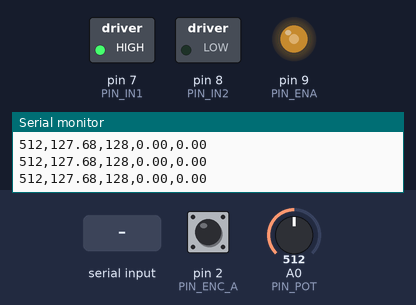
A sketch run on a simulated Arduino Uno, built with avr-gcc and run on an emulated ATmega328P. On the bench: switched loads named in the sketch (green lamp = pin HIGH), output pins drawn as LEDs (lit = HIGH), the last lines printed to the serial monitor. Inputs (shaded band) come from the test bench; at power-on: A0 (PIN_POT) = 512, pin 2 (PIN_ENC_A) HIGH.

Above: at 1.2 s.
1.3 s: A0 (PIN_POT) set to 245
At 2.0 s:
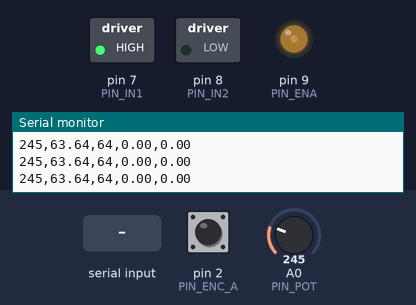
2.8 s: "P" received over Serial
At 3.9 s:
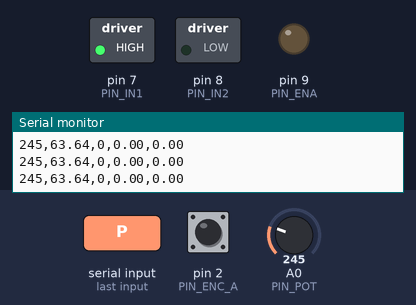
4.3 s: "A90\n" received over Serial
At 4.6 s:
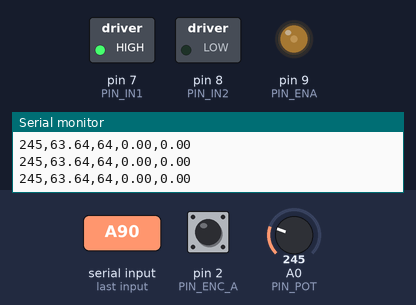
5.8 s: A0 (PIN_POT) set to 716
At 6.2 s:
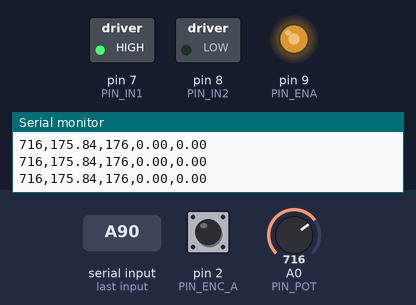
7.3 s: A0 (PIN_POT) set to 900
At 8.1 s:
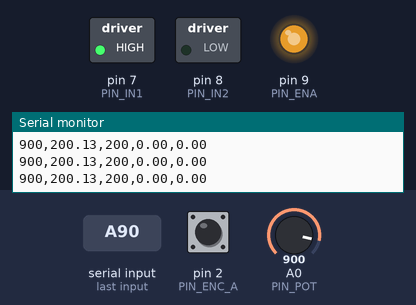
8.8 s: "p" received over Serial
At 9.7 s:
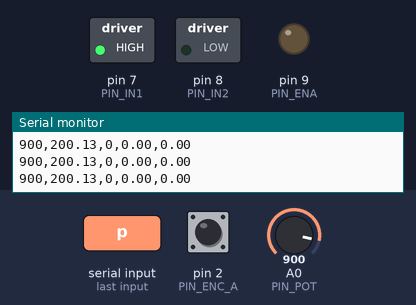
Timing chart, 0 to 11.3 s (numbered marks = the images above; inputs shaded):
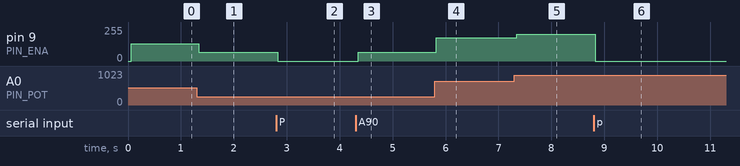

Measured:
- after the input at 1.3 s, pin 9 (PIN_ENA): 128/255 → 64/255 at once
- after the input at 2.8 s, pin 9 (PIN_ENA): 64/255 → 0/255 at once
- after the input at 4.3 s, pin 9 (PIN_ENA): 0/255 → 64/255 after 0.05 s
- after the input at 5.8 s, pin 9 (PIN_ENA): 64/255 → 176/255 at once
- after the input at 7.3 s, pin 9 (PIN_ENA): 176/255 → 200/255 after 0.05 s
- after the input at 8.8 s, pin 9 (PIN_ENA): 200/255 → 0/255 at once

The sketch:

Arduino_Control_Difuso_MotorDC.ino
```cpp
/*
 * ============================================================================
 * ACTIVIDAD 2: CONTROL DIFUSO DE VELOCIDAD DE UN MOTOR DE CD CON ENCODER
 * Asignatura: Control Avanzado | Grupo: MTR09C
 * Hardware:
 *   - Arduino UNO
 *   - Motor DC 12V con Encoder Cuadratura GM25-370 (140 RPM nominales a 12V)
 *   - Módulo Puente H (L298N / L293D)
 *   - Potenciómetro de 10 kOhm
 *
 * Modos de operación simultáneos:
 *   1) Modo Autónomo (Control Difuso Mamdani integrado en Arduino con centroide
 *      idéntico al archivo ControlDifusoMotorDC.fis de MATLAB).
 *   2) Modo Conectado a MATLAB / Simulink por Puerto Serial (115200 baudios):
 *      - Envía telemetría en tiempo real: POT, PWM_FIS, RPM_MEDIDAS, RAD_S
 *      - Permite recibir el valor PWM directamente calculado por MATLAB/Simulink
 *        si se envía por Serial como "P<valor>\n" (ej. "P141\n").
 * ============================================================================
 */

// --- DEFINICIÓN DE PINES (SEGÚN MANUAL DE CONEXIÓN) ---
const int PIN_POT   = A0;  // Entrada analógica del Potenciómetro 10k (0 - 1023)
const int PIN_ENC_A = 2;   // Fase A Encoder (Cable Amarillo) - Interrupción 0 (+ resistencia pull-up 47k a 5V)
const int PIN_ENC_B = 3;   // Fase B Encoder (Cable Verde)    - Entrada digital 3
const int PIN_ENA   = 9;   // PWM Puente H (Activar Motor 1 - quitar jumper ENA)
const int PIN_IN1   = 7;   // Dirección 1 Puente H (IN1)
const int PIN_IN2   = 8;   // Dirección 2 Puente H (IN2)

// --- PARÁMETROS DEL ENCODER Y MUESTREO (T = 0.04 s = 40 ms según PDF 2) ---
// Nota: El motor GM25-370 (140 RPM) tiene Típicamente 11 PPR en el eje trasero
// y relación de reducción ~1:34 (34 * 11 = 374 pulsos por vuelta en Fase A).
// Ajusta PULSOS_POR_VUELTA si tu versión de caja reductora varía.
const float PULSOS_POR_VUELTA = 374.0;
const unsigned long T_MUESTREO_MS = 40; // T = 0.04 s (igual que en la Transformada Z del PDF 2)

volatile long contadorPulsos = 0;
unsigned long ultimoTiempo = 0;

int lecturaPot = 0;
float pwmDifuso = 0.0;
int pwmHardware = 0;
int pwmExternoMatlab = -1; // Si >= 0, usa el PWM enviado desde MATLAB/Simulink en vivo
float rpmMedidas = 0.0;
float omegaRadS  = 0.0;

// --- INTERRUPCIÓN EXTERNA PARA EL ENCODER (FASE A) ---
void ISR_EncoderA() {
  if (digitalRead(PIN_ENC_B) == HIGH) {
    contadorPulsos++;
  } else {
    contadorPulsos--;
  }
}

// --- FUNCIÓN DE PERTENENCIA TRIANGULAR μ(x; a, b, c) ---
float trimf(float x, float a, float b, float c) {
  if (x <= a || x >= c) return 0.0;
  else if (x == b) return 1.0;
  else if (x < b) return (x - a) / (b - a);
  else return (c - x) / (c - b);
}

// --- EVALUACIÓN DEL CONTROLADOR DIFUSO MAMDANI (IDÉNTICO A MATLAB .FIS) ---
// 5 Funciones de Membresía de Entrada (Pot: 0 - 1023):
//   Baja, Media_baja, Media, Media_alta, Alta
// 5 Funciones de Membresía de Salida (Velocidad PWM: 0 - 255):
//   Lenta, Media_lenta, Media, Media_Veloz, Veloz
// Implicación: min | Agregación: max | Defuzzificación: Centroide
float evaluarControlDifusoMamdani(float pot) {
  // 1. Fuzzificación de la entrada Pot (0 a 1023)
  float mu_in[5];
  mu_in[0] = trimf(pot, -255.75,    0.00,  255.75); // Baja
  mu_in[1] = trimf(pot,    0.00,  255.75,  511.50); // Media_baja
  mu_in[2] = trimf(pot,  255.75,  511.50,  767.25); // Media
  mu_in[3] = trimf(pot,  511.50,  767.25, 1023.00); // Media_alta
  mu_in[4] = trimf(pot,  767.25, 1023.00, 1278.75); // Alta

  // Vértices de las 5 funciones de membresía de salida (Velocidad PWM: 0 a 255)
  const float out_a[5] = {-63.75,   0.00,  63.75, 127.50, 191.25};
  const float out_b[5] = {  0.00,  63.75, 127.50, 191.25, 255.00};
  const float out_c[5] = { 63.75, 127.50, 191.25, 255.00, 318.75};

  // 2, 3 y 4. Inferencia Mamdani (min), Agregación (max) y Defuzzificación (Centroide)
  // Integramos numéricamente en el universo de discurso de salida y in [0, 255]
  const int N_PUNTOS = 101;
  const float dy = 255.0 / (N_PUNTOS - 1);
  float num = 0.0;
  float den = 0.0;

  for (int k = 0; k < N_PUNTOS; k++) {
    float y = k * dy;
    float mu_agg = 0.0;

    // Evaluar las 5 reglas: IF Pot is MF_i THEN PWM is MF_i
    for (int r = 0; r < 5; r++) {
      if (mu_in[r] > 0.0) {
        float mu_out_r = trimf(y, out_a[r], out_b[r], out_c[r]);
        // Implicación Mamdani: recorte con min(grado_activacion, mu_salida)
        float recorte = (mu_in[r] < mu_out_r) ? mu_in[r] : mu_out_r;
        // Agregación: máximo de todas las reglas
        if (recorte > mu_agg) {
          mu_agg = recorte;
        }
      }
    }
    num += y * mu_agg;
    den += mu_agg;
  }

  if (den == 0.0) return 0.0;
  float y_centroide = num / den;
  if (y_centroide < 0.0)   y_centroide = 0.0;
  if (y_centroide > 255.0) y_centroide = 255.0;
  return y_centroide;
}

void setup() {
  Serial.begin(115200);
  Serial.setTimeout(10);

  // Configurar pines del Puente H
  pinMode(PIN_ENA, OUTPUT);
  pinMode(PIN_IN1, OUTPUT);
  pinMode(PIN_IN2, OUTPUT);

  // Configurar sentido de giro fijo hacia adelante (IN1 = HIGH, IN2 = LOW)
  digitalWrite(PIN_IN1, HIGH);
  digitalWrite(PIN_IN2, LOW);
  analogWrite(PIN_ENA, 0);

  // Configurar pines del Encoder (Fase A lleva la resistencia pull-up externa de 47k a 5V)
  pinMode(PIN_ENC_A, INPUT_PULLUP);
  pinMode(PIN_ENC_B, INPUT_PULLUP);
  attachInterrupt(digitalPinToInterrupt(PIN_ENC_A), ISR_EncoderA, RISING);

  ultimoTiempo = millis();
}

void loop() {
  // Verificar si MATLAB/Simulink envió un comando PWM por puerto serial (Formato: "P150\n" o "A\n" para autónomo)
  if (Serial.available() > 0) {
    char cmd = Serial.read();
    if (cmd == 'P' || cmd == 'p') {
      pwmExternoMatlab = Serial.parseInt();
      pwmExternoMatlab = constrain(pwmExternoMatlab, 0, 255);
    } else if (cmd == 'A' || cmd == 'a') {
      pwmExternoMatlab = -1; // Regresar a modo Fuzzy interno
    }
  }

  unsigned long ahora = millis();
  if (ahora - ultimoTiempo >= T_MUESTREO_MS) {
    float dt = (ahora - ultimoTiempo) / 1000.0;
    ultimoTiempo = ahora;

    // 1. Leer pulsos acumulados de forma segura
    noInterrupts();
    long pulsos = contadorPulsos;
    contadorPulsos = 0;
    interrupts();

    // 2. Calcular velocidad en RPM y rad/s
    rpmMedidas = (abs(pulsos) / PULSOS_POR_VUELTA) * (60.0 / dt);
    omegaRadS  = rpmMedidas * (2.0 * PI / 60.0);

    // 3. Leer Potenciómetro (0 - 1023) - doble lectura para estabilizar potenciómetro de 100 kOhm
    analogRead(PIN_POT);
    delayMicroseconds(150);
    lecturaPot = analogRead(PIN_POT);

    // 4. Calcular salida del Controlador Difuso Mamdani (0 - 255)
    pwmDifuso = evaluarControlDifusoMamdani((float)lecturaPot);

    // 5. Seleccionar señal PWM a aplicar en el Puente H
    if (pwmExternoMatlab >= 0) {
      pwmHardware = pwmExternoMatlab;
    } else {
      pwmHardware = (int)round(pwmDifuso);
    }
    pwmHardware = constrain(pwmHardware, 0, 255);
    analogWrite(PIN_ENA, pwmHardware);

    // 6. Enviar trama CSV hacia MATLAB / Serial Plotter:
    // Formato: pot,pwm_fis,pwm_hw,rpm,rad_s
    Serial.print(lecturaPot);
    Serial.print(",");
    Serial.print(pwmDifuso, 2);
    Serial.print(",");
    Serial.print(pwmHardware);
    Serial.print(",");
    Serial.print(rpmMedidas, 2);
    Serial.print(",");
    Serial.println(omegaRadS, 2);
  }
}
```
